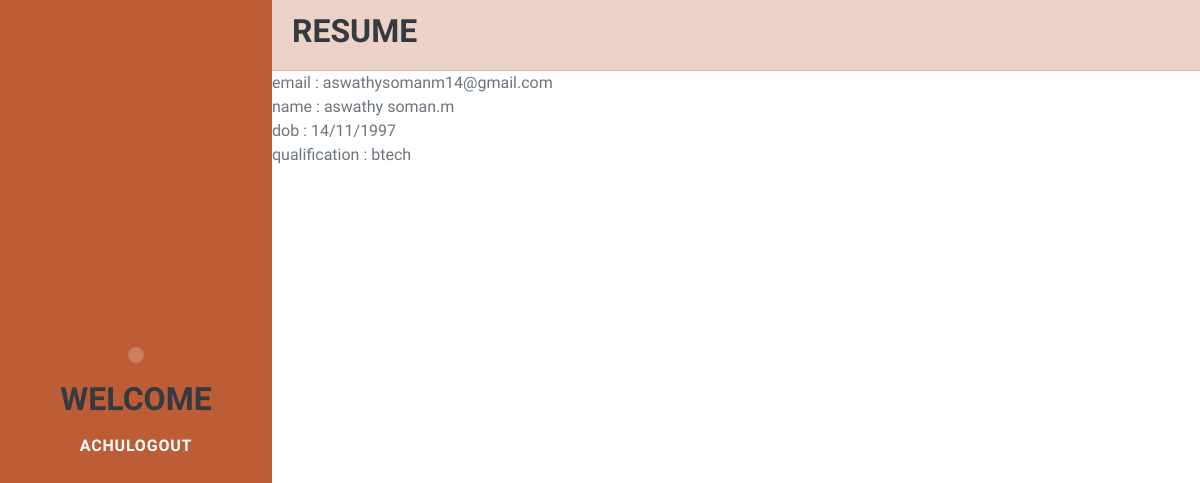
The app's page /resume/resumeview/9 (signed in) with its own data.
### resume/models.py (models this page shows, shortened)
class Create(models.Model):
    email=models.CharField(max_length=120)
    fullname=models.CharField(max_length=120)
    dob=models.CharField(max_length=120)
    qualification=models.CharField(max_length=120)
    profile_picture=models.ImageField(upload_to="images")
    user=models.CharField(max_length=15)
    uid=models.IntegerField()

### resume/views.py (the view)
# urls.py: path('resumeview/<int:pk>',resumeview,name='resumeview'),
def resumeview(request,pk):
    qs=Create.objects.get(id=pk)
    context={}
    context['user']=qs
    return render(request,"resume/resumeview.html",context)

### resume/templates/resume/resumeview.html
<!DOCTYPE html>
{% extends "resume/base.html" %}
    {% block body_block %}
{% load static %}
<table>
    <tr>
<ul class="list-group list-group-flush">
    <li class="list-group-item list-group-item-primary"><h3>RESUME</h3></li>
    <li class="tab">email : {{user.email}}</li>
    <li class="tab">name : {{user.fullname}}</li>
    <li class="tab">dob : {{user.dob}}</li>
    <li class="tab">qualification : {{user.qualification}}</li>
</ul>
    </tr>
    </table>
{% endblock %}

### resume/templates/resume/base.html (shortened to what this page needs)
<!DOCTYPE html>
<html lang="en">
{% load static %}
    <head>
        <link href="{%static "css/styles.css" %}" rel="stylesheet" />
    </head>
    <body id="page-top">
        <nav class="navbar navbar-expand-lg navbar-dark bg-primary fixed-top" id="sideNav">
            <a class="navbar-brand js-scroll-trigger" href="#page-top">
                <span class="d-none d-lg-block"><img class="img-fluid img-profile rounded-circle mx-auto mb-2" src="assets/img/profile.jpg" alt="" /></span>
            </a>
            <div class="collapse navbar-collapse" id="navbarSupportedContent">
                <ul class="navbar-nav">
                    <li class="nav-item"><h3>welcome</h3></li>
                    <li class="nav-item active">
                        {% if request.user %}
                                <a class="nav-link" href="{%url 'logoutpage' %}">{{request.user}}logout</a>
                                {% endif %}</a></li>
                </ul>
            </div>
        </nav>
 {% block body_block %}
            {% endblock %}
    </body>
</html>

### records on screen
Create: email "aswathysomanm14@gmail.com", fullname "aswathy soman.m", dob "14/11/1997", qualification "btech"

### other values on screen
{{ request.user }} "ACHU"
